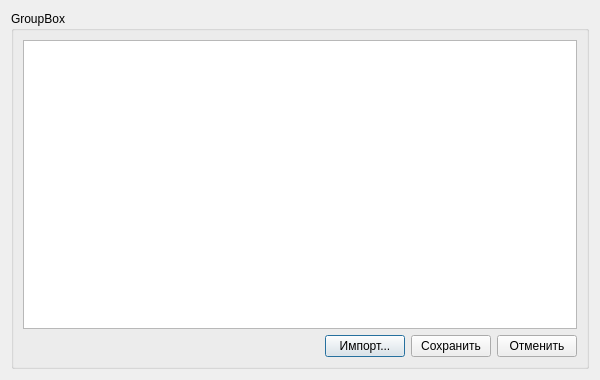
<?xml version="1.0" encoding="UTF-8"?>
<ui version="4.0">
 <class>marksdialog</class>
 <widget class="QDialog" name="marksdialog">
  <property name="windowModality">
   <enum>Qt::ApplicationModal</enum>
  </property>
  <property name="geometry">
   <rect>
    <x>0</x>
    <y>0</y>
    <width>600</width>
    <height>380</height>
   </rect>
  </property>
  <property name="windowTitle">
   <string>Dialog</string>
  </property>
  <property name="modal">
   <bool>true</bool>
  </property>
  <layout class="QHBoxLayout" name="horizontalLayout_2">
   <item>
    <widget class="QGroupBox" name="groupBox">
     <property name="title">
      <string>GroupBox</string>
     </property>
     <layout class="QVBoxLayout" name="verticalLayout">
      <item>
       <widget class="QTableView" name="marksTableView"/>
      </item>
      <item>
       <layout class="QHBoxLayout" name="horizontalLayout">
        <item>
         <spacer name="horizontalSpacer">
          <property name="orientation">
           <enum>Qt::Horizontal</enum>
          </property>
          <property name="sizeHint" stdset="0">
           <size>
            <width>40</width>
            <height>20</height>
           </size>
          </property>
         </spacer>
        </item>
        <item>
         <widget class="QPushButton" name="importMarksButton">
          <property name="text">
           <string>Импорт...</string>
          </property>
         </widget>
        </item>
        <item>
         <widget class="QPushButton" name="saveMarksButton">
          <property name="text">
           <string>Сохранить</string>
          </property>
         </widget>
        </item>
        <item>
         <widget class="QPushButton" name="cancelMarksButton">
          <property name="text">
           <string>Отменить</string>
          </property>
         </widget>
        </item>
       </layout>
      </item>
     </layout>
    </widget>
   </item>
  </layout>
 </widget>
 <resources/>
 <connections/>
</ui>
